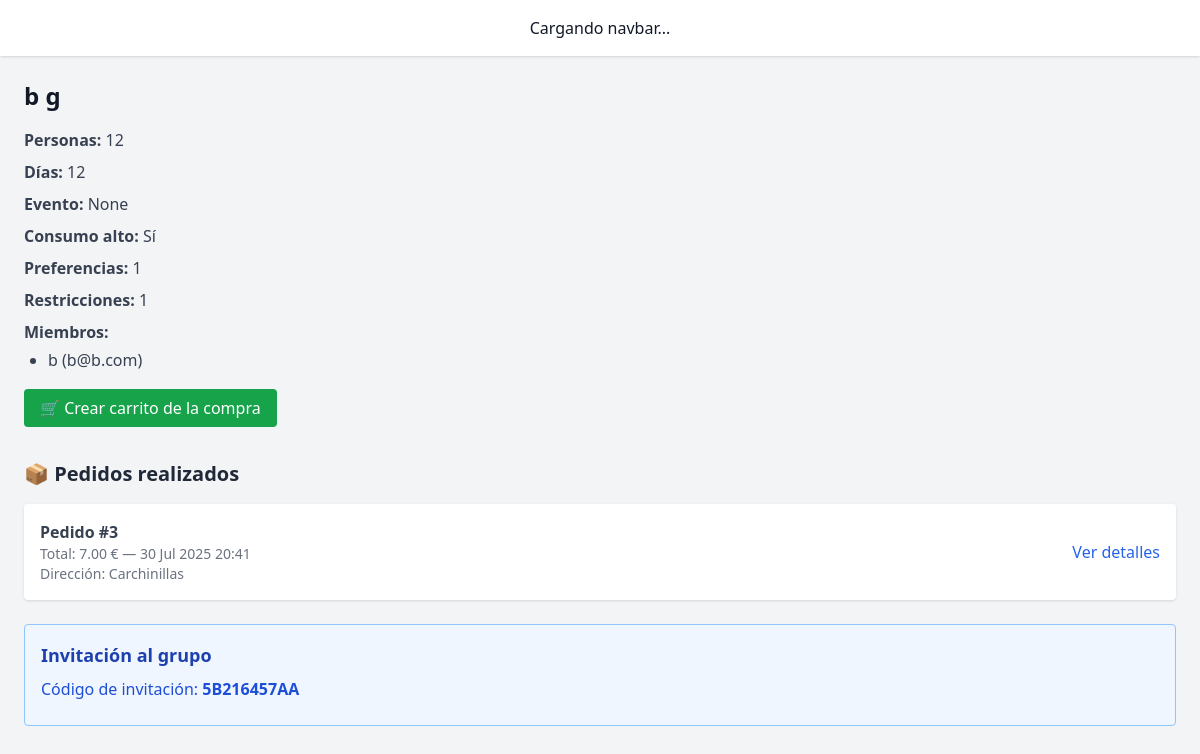
Page /group/2/ (signed in) on the earlier database version.
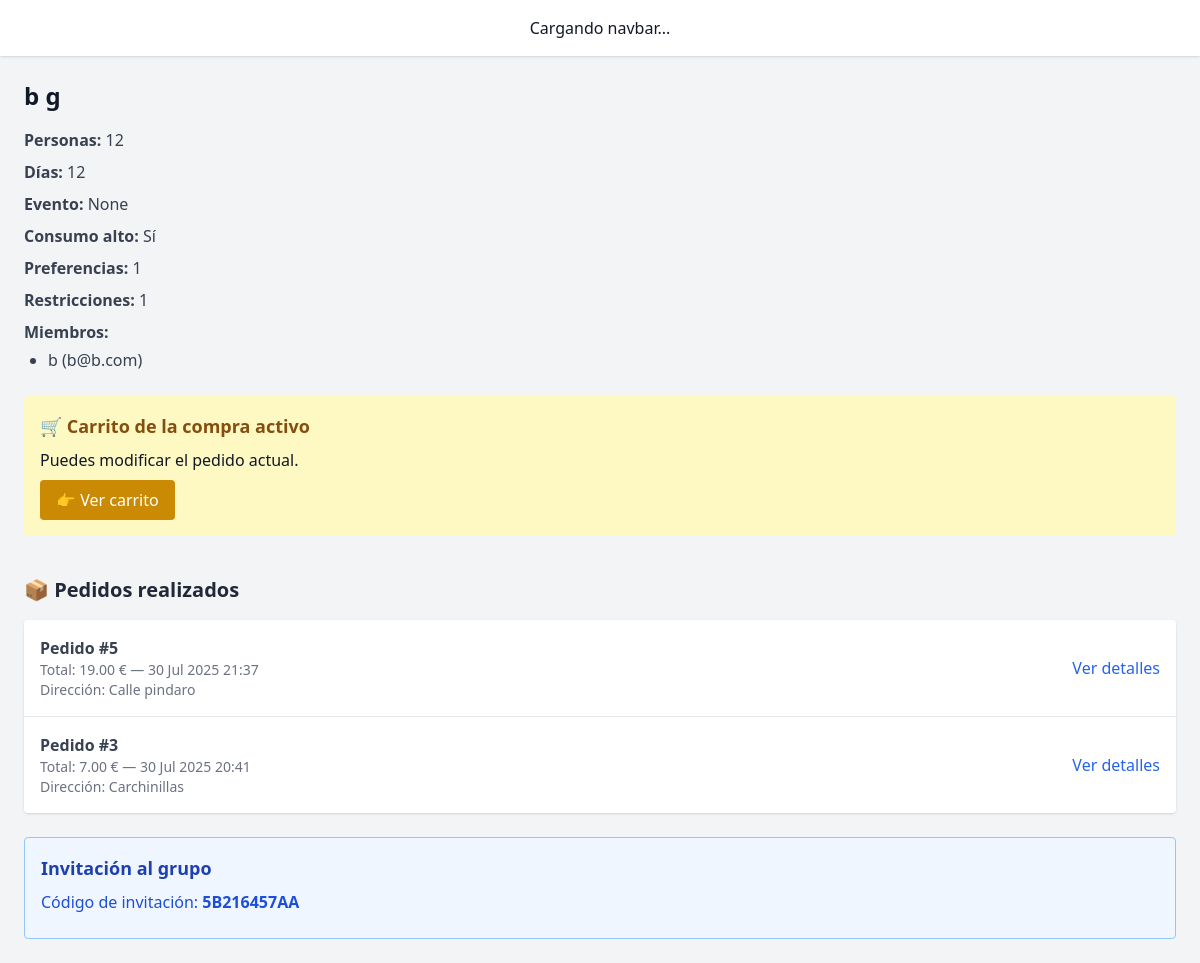
Same page on the later database version.
### core/models/user.py (models this page shows, shortened)
class UserAccount(AbstractBaseUser, PermissionsMixin):
    id = models.AutoField(primary_key=True)
    email = models.EmailField(max_length=255, unique=True)
    name = models.CharField(max_length=255)
    surname = models.CharField(max_length=255, blank=True)
    is_active = models.BooleanField(default=True)
    is_staff = models.BooleanField(default=False)
    USERNAME_FIELD = 'email'
    REQUIRED_FIELDS = ['name']
    objects = UserAccountManager()

### core/models/order.py (models this page shows, shortened)
class Order(models.Model):
    group = models.ForeignKey(Group, on_delete=models.CASCADE, related_name='orders')
    created_by = models.ForeignKey(UserAccount, on_delete=models.SET_NULL, null=True, blank=True)
    created_at = models.DateTimeField(auto_now_add=True)
    total_price = models.DecimalField(max_digits=10, decimal_places=2)
    direccion = models.CharField(max_length=255)
    notes = models.TextField(blank=True)
    confirmed = models.BooleanField(default=False)

### core/views.py (the view)
# urls.py: path('group/<int:pk>/', group_detail_view, name='group_detail'),
@csrf_protect
def group_detail_view(request, pk):
    group = get_object_or_404(Group, pk=pk)
    if request.user not in group.members.all():
        return HttpResponseForbidden("No tienes acceso a este grupo.")
    all_users = UserAccount.objects.exclude(id=request.user.id)
    active_cart = group.carts.filter(active=True).first()
    past_carts = group.carts.filter(active=False).order_by('-id')
    past_orders = Order.objects.filter(group=group).order_by('-created_at')
    return render(request, "core/group_detail.html", {
        "group": group,
        "all_users": all_users,
        "active_cart": active_cart,
        "past_carts": past_carts,
        "past_orders": past_orders
    })

### core/templates/core/group_detail.html (shortened to what this page needs)
{% extends "base.html" %}
{% block content %}
<h2 class="text-2xl font-bold mb-4">{{ group.name }}</h2>
<ul class="space-y-2 text-gray-700">
  <li><strong>Personas:</strong> {{ group.people_count }}</li>
  <li><strong>Días:</strong> {{ group.duration_days }}</li>
  <li><strong>Evento:</strong> {{ group.event_type }}</li>
  <li><strong>Consumo alto:</strong> {{ group.high_consume|yesno:"Sí,No" }}</li>
  <li><strong>Preferencias:</strong> {{ group.preferences }}</li>
  <li><strong>Restricciones:</strong> {{ group.restrictions }}</li>
  <li><strong>Miembros:</strong>
    <ul class="list-disc ml-6 mt-1">
      {% for member in group.members.all %}
        <li>{{ member.name }} ({{ member.email }})</li>
      {% empty %}
        <li class="text-gray-500">No hay miembros aún.</li>
      {% endfor %}
    </ul>
  </li>
</ul>
{% if active_cart %}
  <div class="bg-yellow-100 p-4 rounded mt-6">
    <h3 class="text-lg font-bold mb-2 text-yellow-800">🛒 Carrito de la compra activo</h3>
    <p>Puedes modificar el pedido actual.</p>
    <a href="{% url 'cart_edit' active_cart.pk %}" class="mt-2 inline-block bg-yellow-600 text-white px-4 py-2 rounded hover:bg-yellow-700">
      👉 Ver carrito
    </a>
  </div>
{% else %}
  <div class="mt-6">
    <a href="{% url 'cart_create' group.pk %}" class="bg-green-600 text-white px-4 py-2 rounded hover:bg-green-700">
      🛒 Crear carrito de la compra
    </a>
  </div>
{% endif %}
{% if past_orders %}
  <div class="mt-10">
    <h3 class="text-xl font-bold mb-4 text-gray-800">📦 Pedidos realizados</h3>
    <ul class="divide-y divide-gray-200 rounded bg-white shadow">
      {% for order in past_orders %}
        <li class="p-4 flex justify-between items-center hover:bg-gray-50">
          <div>
            <p class="font-semibold text-gray-700">Pedido #{{ order.id }}</p>
            <p class="text-sm text-gray-500">Total: {{ order.total_price|floatformat:2 }} € — {{ order.created_at|date:"d M Y H:i" }}</p>
            <p class="text-sm text-gray-500">Dirección: {{ order.direccion }}</p>
          </div>
          <a href="{% url 'order_detail' order.pk %}" class="text-blue-600 hover:underline">Ver detalles</a>
        </li>
      {% endfor %}
    </ul>
  </div>
{% endif %}
{% if user == group.creator %}
  <div class="mt-6 p-4 bg-blue-50 border border-blue-300 rounded">
    <h3 class="text-lg font-semibold text-blue-800 mb-2">Invitación al grupo</h3>
    {% if group.invite_code %}
      <p class="text-blue-700 mb-2">Código de invitación: <strong>{{ group.invite_code }}</strong></p>
    {% endif %}
  </div>
{% endif %}
{% endblock %}

Differences in the rows shown:
added Order: id "5", total_price "19.00", created_at "30 Jul 2025 21:37", direccion "Calle pindaro"
Other differences:
text no longer shown: "🛒 Crear carrito de la compra"
text now shown: "🛒 Carrito de la compra activo Puedes modificar el pedido actual. 👉 Ver carrito"
